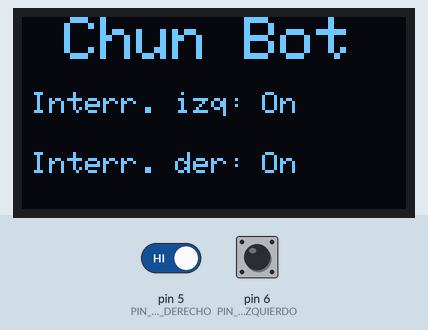
Simulated run of this sketch. Board: Arduino Nano, built with avr-gcc and run on an emulated ATmega328P. Parts: 128×64 one-colour display. The inputs (shaded band) are chosen by the test bench; at power-on: pin 5 (PIN_SWITCH_DERECHO) HIGH, pin 6 (PIN_SWITCH_IZQUIERDO) HIGH. What the sketch prints to the serial monitor is not drawn.

Above: at 1.2 s.
1.3 s: pin 5 (PIN_SWITCH_DERECHO) driven LOW
At 2.0 s:
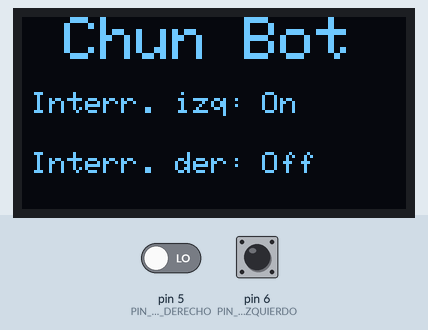
2.8 s: pin 6 (PIN_SWITCH_IZQUIERDO) pulled LOW for 0.15 s
At 2.95 s:
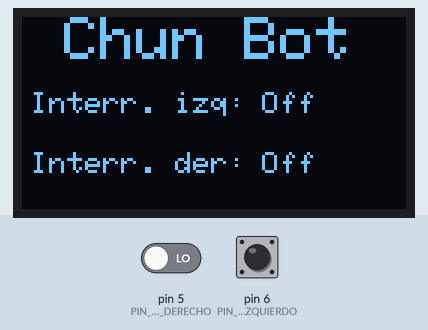
Timing chart, 0 to 5.8 s (numbered marks = the images above; inputs shaded):
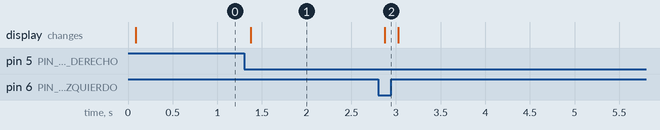

The sketch:

interruptoresLaterales.ino
```cpp
// plaquita usada: Arduino nano
#include "src/Oled/Oled.h"
#include "src/Switches/Switches.h"

#define TAMANIO_FUENTE_PEQUENIO 1

void setup()
{
  Serial.begin(9600); // Tools -> Serial Monitor ( 9600 baudios )
  Serial.println("Mando Chunbot");

  oled_init();
  switches_init();

  oled_display_text("Chun Bot", 14, 0);
  oled_display_text("Interr. izq:", 3, 25, TAMANIO_FUENTE_PEQUENIO);
  oled_display_text(valor_switch_izquierdo ? "On " : "Off", 80, 25, TAMANIO_FUENTE_PEQUENIO);

  oled_display_text("Interr. der:", 3, 45, TAMANIO_FUENTE_PEQUENIO);
  oled_display_text(valor_switch_derecho ? "On " : "Off", 80, 45, TAMANIO_FUENTE_PEQUENIO);
  oled_update();
}

void loop()
{
  switches_polling();

  if (switch_izquierdo_cambio())
  {
    oled_clear_cuadrado(78, 25, 20, 7);                                                         // limpiamos el texto anterior de on/off
    oled_display_text(valor_switch_izquierdo ? "On " : "Off", 80, 25, TAMANIO_FUENTE_PEQUENIO); // y pintamos el nuevo
    oled_update();
  }

  if (switch_derecho_cambio())
  {
    oled_clear_cuadrado(78, 45, 20, 7);                                                       // limpiamos el texto anterior de on/off
    oled_display_text(valor_switch_derecho ? "On " : "Off", 80, 45, TAMANIO_FUENTE_PEQUENIO); // y pintamos el nuevo
    oled_update();
  }
}
```

Oled.cpp
```cpp
#include "Oled.h"

#include <Adafruit_GFX.h>
#include <Adafruit_SSD1306.h>

// Creamos el objeto SSD1306
Adafruit_SSD1306 display(128, 64, &Wire);

void oled_init()
{
    // Inicializamos I2C (sin parámetros en Arduino Mega)
    Wire.begin();

    // Inicializamos el display
    if (!display.begin(SSD1306_SWITCHCAPVCC, OLED_ADDR))
    {
        Serial.println(F("ERROR: No se pudo iniciar OLED"));
    }
    else
    {
        oled_clear();
    }
}

void oled_clear()
{
    display.clearDisplay();
    oled_update();
}

void oled_clear_cuadrado(uint8_t x, uint8_t y, uint8_t width, uint8_t height)
{
    display.fillRect(x, y, width, height, SSD1306_BLACK);
}

void oled_display_text(const char *text, uint8_t x, uint8_t y, uint8_t textSize = 2)
{
    display.setTextSize(textSize);
    display.setTextColor(SSD1306_WHITE);
    display.setCursor(x, y);
    display.println(text);
}

void oled_draw_circle(uint8_t x, uint8_t y, uint8_t radius)
{
    display.drawCircle(x, y, radius, SSD1306_WHITE); // solo el borde
    // display.fillCircle(x, y, radius, SSD1306_WHITE);   // con relleno
}

void oled_update()
{
    display.display();
}
```

Oled.h
```cpp
#ifndef __OLED__
#define __OLED__

#include <Arduino.h>
#include <Wire.h> // Librería I2C de Arduino

#define PIN_OLED_SDA a4
#define PIN_OLED_SCL a5

// Dirección I2C típica de SSD1315
#define OLED_ADDR 0x3C

void oled_init();
void oled_clear();
void oled_clear_cuadrado(uint8_t x, uint8_t y, uint8_t width, uint8_t height);
void oled_display_text(const char *text, uint8_t x, uint8_t y, uint8_t textSize = 2);
void oled_draw_circle(uint8_t x, uint8_t y, uint8_t radius);
void oled_update();

#endif
```

Switches.cpp
```cpp
#include <Arduino.h>
#include "Switches.h"

// Estados actuales
bool valor_switch_izquierdo = false;
bool valor_switch_derecho = false;

// Estados anteriores (para detección de cambio)
bool valor_anterior_switch_izquierdo = false;
bool valor_anterior_switch_derecho = false;

// Estados estables (después de antirrebote)
bool estable_switch_izquierdo = false;
bool estable_switch_derecho = false;

// Para antirrebote
unsigned long ultimo_rebote_izq = 0;
unsigned long ultimo_rebote_der = 0;
bool lectura_anterior_izq = false;
bool lectura_anterior_der = false;
const unsigned long TIEMPO_REBOTE = 50; // ms

// Flancos detectados
bool flanco_subida_izq = false;
bool flanco_bajada_izq = false;
bool flanco_subida_der = false;
bool flanco_bajada_der = false;

void switches_init(void)
{
    // Pines del interruptor como entrada
    pinMode(PIN_SWITCH_IZQUIERDO, INPUT_PULLUP);
    pinMode(PIN_SWITCH_DERECHO, INPUT_PULLUP);

    // Lectura inicial ( para tener un estado conocido )
    bool lectura_izq = digitalRead(PIN_SWITCH_IZQUIERDO);
    bool lectura_der = digitalRead(PIN_SWITCH_DERECHO);

    estable_switch_izquierdo = lectura_izq;
    estable_switch_derecho = lectura_der;

    valor_switch_izquierdo = lectura_izq;
    valor_switch_derecho = lectura_der;

    valor_anterior_switch_izquierdo = lectura_izq;
    valor_anterior_switch_derecho = lectura_der;

    lectura_anterior_izq = lectura_izq;
    lectura_anterior_der = lectura_der;
}

void switches_polling(void)
{
    _switch_readAll();
}

// Detectar cualquier cambio (mantenido por compatibilidad)
bool switch_izquierdo_cambio(void)
{
    if (valor_switch_izquierdo != valor_anterior_switch_izquierdo)
    {
        valor_anterior_switch_izquierdo = valor_switch_izquierdo;
        return true;
    }
    return false;
}

bool switch_derecho_cambio(void)
{
    if (valor_switch_derecho != valor_anterior_switch_derecho)
    {
        valor_anterior_switch_derecho = valor_switch_derecho;
        return true;
    }
    return false;
}

// Nuevas funciones para detectar flancos específicos
bool switch_izquierdo_activado(void)
{
    if (flanco_subida_izq)
    {
        flanco_subida_izq = false; // Limpiar después de leer
        return true;
    }
    return false;
}

bool switch_izquierdo_desactivado(void)
{
    if (flanco_bajada_izq)
    {
        flanco_bajada_izq = false; // Limpiar después de leer
        return true;
    }
    return false;
}

bool switch_derecho_activado(void)
{
    if (flanco_subida_der)
    {
        flanco_subida_der = false;
        return true;
    }
    return false;
}

bool switch_derecho_desactivado(void)
{
    if (flanco_bajada_der)
    {
        flanco_bajada_der = false;
        return true;
    }
    return false;
}

void _switch_readAll(void)
{
    unsigned long ahora = millis();
    _switch_readIzq(ahora);
    _switch_readDer(ahora);
}

void _switch_readIzq(unsigned long ahora)
{
    bool lectura_izq = digitalRead(PIN_SWITCH_IZQUIERDO);

    // Si cambió, reiniciamos temporizador
    if (lectura_izq != lectura_anterior_izq)
    {
        ultimo_rebote_izq = ahora;
        lectura_anterior_izq = lectura_izq;
    }

    // Si pasó el tiempo de rebote y el estado es diferente al estable
    if ((ahora - ultimo_rebote_izq) > TIEMPO_REBOTE)
    {
        if (lectura_izq != estable_switch_izquierdo)
        {

            // Detectar flancos
            if (lectura_izq == HIGH && estable_switch_izquierdo == LOW)
            {
                flanco_subida_izq = true; // LOW → HIGH (activado)
                flanco_bajada_izq = false;
            }
            else if (lectura_izq == LOW && estable_switch_izquierdo == HIGH)
            {
                flanco_bajada_izq = true; // HIGH → LOW (desactivado)
                flanco_subida_izq = false;
            }

            // Actualizar estado estable
            estable_switch_izquierdo = lectura_izq;
            valor_switch_izquierdo = lectura_izq;
        }
    }
}

void _switch_readDer(unsigned long ahora)
{
    bool lectura_der = digitalRead(PIN_SWITCH_DERECHO);

    if (lectura_der != lectura_anterior_der)
    {
        ultimo_rebote_der = ahora;
        lectura_anterior_der = lectura_der;
    }

    if ((ahora - ultimo_rebote_der) > TIEMPO_REBOTE)
    {
        if (lectura_der != estable_switch_derecho)
        {

            if (lectura_der == HIGH && estable_switch_derecho == LOW)
            {
                flanco_subida_der = true;
                flanco_bajada_der = false;
            }
            else if (lectura_der == LOW && estable_switch_derecho == HIGH)
            {
                flanco_bajada_der = true;
                flanco_subida_der = false;
            }

            estable_switch_derecho = lectura_der;
            valor_switch_derecho = lectura_der;
        }
    }
}
```

Switches.h
```cpp
#ifndef __SWITCHES_H__
#define __SWITCHES_H__

#include <Arduino.h>

#define PIN_SWITCH_IZQUIERDO 6
#define PIN_SWITCH_DERECHO 5

// Para poder usarse desde fuera
extern bool valor_switch_izquierdo;
extern bool valor_switch_derecho;

void switches_init(void);
void switches_polling(void);
bool switch_izquierdo_cambio(void);
bool switch_derecho_cambio(void);
bool switch_izquierdo_activado(void);
bool switch_izquierdo_desactivado(void);
bool switch_derecho_activado(void);
bool switch_derecho_desactivado(void);

void _switch_readAll(void);
void _switch_readIzq(unsigned long ahora);
void _switch_readDer(unsigned long ahora);

#endif
```

Measured:
- after the input at 1.3 s, the display: changes after 0.08 s (image 1)
- after the input at 2.8 s, the display: changes after 0.08 s (image 2)
